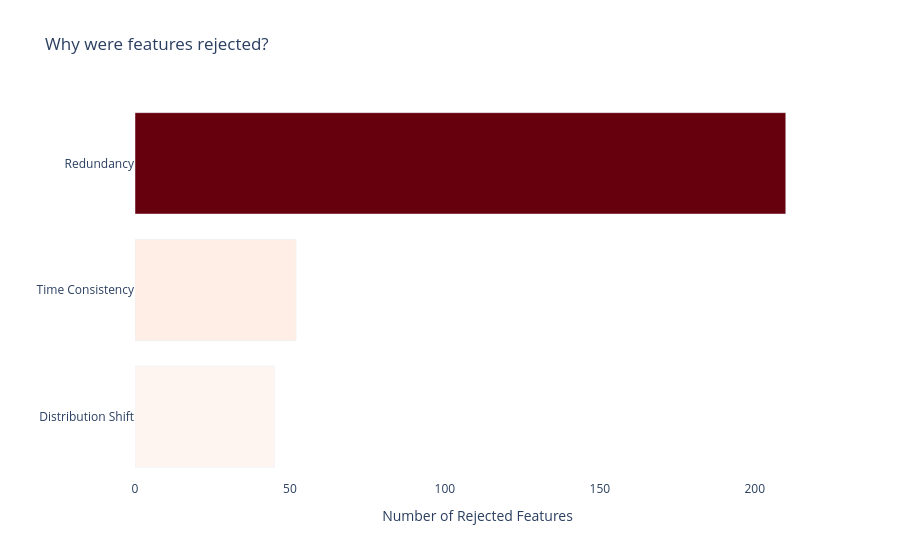

Notebook code for this chart:
### Markdown cell above
## Rejections Breakdown

This chart focuses purely on the rejected features, showing the proportional impact of each validation step.

### Code cell
# Prepare data for bar chart
if sum(rejections_by_check.values()) > 0:
    df_rejections = pd.DataFrame(list(rejections_by_check.items()), columns=["Audit Step", "Rejected Count"])
    df_rejections["Audit Step"] = df_rejections["Audit Step"].str.replace("_", " ").str.title()
    df_rejections = df_rejections[df_rejections["Rejected Count"] > 0].sort_values("Rejected Count", ascending=True)

    fig_bar = px.bar(
        df_rejections, 
        x="Rejected Count", 
        y="Audit Step", 
        orientation='h',
        title="Why were features rejected?",
        color="Rejected Count",
        color_continuous_scale="Reds"
    )

    fig_bar.update_layout(
        plot_bgcolor='rgba(0,0,0,0)',
        xaxis_title="Number of Rejected Features",
        yaxis_title="",
        coloraxis_showscale=False
    )

    fig_bar.show()
else:
    print("No features were rejected.")

### Figure 1 — Plotly figure (JSON) as saved in the notebook; plotly's stock layout.template omitted (floating-point values rounded to 4 significant figures)
{"data": [{"hovertemplate": "Rejected Count=%{marker.color}<br>Audit Step=%{y}<extra></extra>", "legendgroup": "", "marker": {"color": [45, 52, 210], "coloraxis": "coloraxis", "pattern": {"shape": ""}}, "name": "", "orientation": "h", "showlegend": false, "textposition": "auto", "type": "bar", "x": [45, 52, 210], "xaxis": "x", "y": ["Distribution Shift", "Time Consistency", "Redundancy"], "yaxis": "y"}], "layout": {"barmode": "relative", "coloraxis": {"autocolorscale": false, "colorbar": {"title": {"text": "Rejected Count"}}, "colorscale": [[0, "rgb(255,245,240)"], [0.125, "rgb(254,224,210)"], [0.25, "rgb(252,187,161)"], [0.375, "rgb(252,146,114)"], [0.5, "rgb(251,106,74)"], [0.625, "rgb(239,59,44)"], [0.75, "rgb(203,24,29)"], [0.875, "rgb(165,15,21)"], [1, "rgb(103,0,13)"]], "showscale": false}, "legend": {"tracegroupgap": 0}, "plot_bgcolor": "rgba(0,0,0,0)", "title": {"text": "Why were features rejected?"}, "xaxis": {"anchor": "y", "domain": [0, 1], "title": {"text": "Number of Rejected Features"}}, "yaxis": {"anchor": "x", "domain": [0, 1], "title": {"text": ""}}}}
